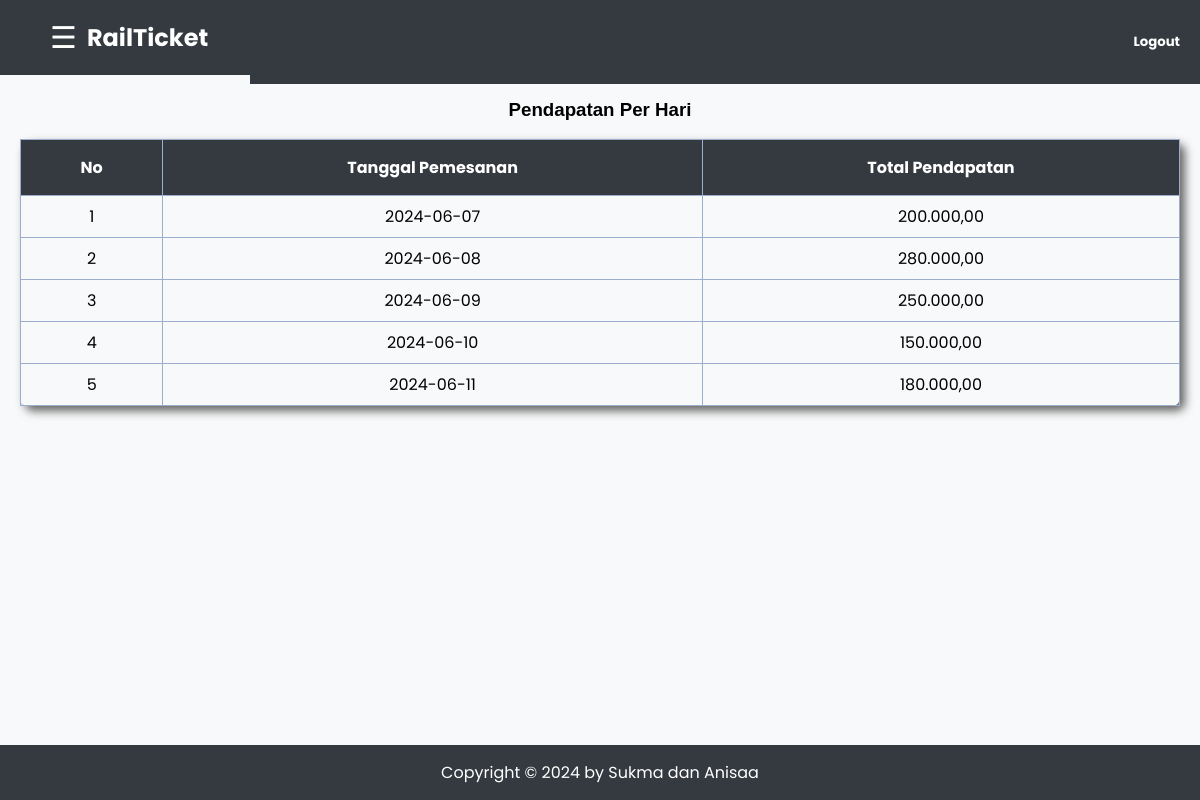
Screenshot of /smbdproject/data_pendapatan.php (signed in) with the database file from the repository.
### tables this page shows
CREATE TABLE pelanggan (
  id_pelanggan int NOT NULL PRIMARY KEY auto_increment,
  id_kereta int(11) NOT NULL,
  no_ktp varchar(25) NOT NULL,
  nama varchar(100) NOT NULL,
  telepon varchar(20) NOT NULL,
  email varchar(90) NOT NULL,
  total_pembayaran decimal(22,2) DEFAULT NULL,
  tgl_pemesanan date DEFAULT NULL,
  FOREIGN KEY (id_kereta) REFERENCES kereta (id_kereta)
);

### smbdproject/proses/get_data_pendapatan.php (called while the page is built, shortened)
<?php
	$database = mysqli_connect("localhost","root","","smbdproject");
	$get_data_pendapatan = mysqli_query($database,"SELECT * FROM pendapatan_per_hari_view;");
?>

### smbdproject/data_pendapatan.php (the view, shortened to what this page needs)
<?php
include("proses/get_data_pendapatan.php");
?>
<!DOCTYPE html>
<html>
<head>
    <link rel="stylesheet" type="text/css" href="css/admin/data_kereta.css">
</head>
<body>
    <div class="logo">
        <button id="menuBtn" onclick="toggleSidebar()">☰</button>
        <p>RailTicket</p>
        <aside class="topbar">
            <a href="proses/logout.php">
                <h5>Logout</h5>
            </a>
        </aside>
    </div>
    <div id="content">
    <h3 style="text-align: center; font-family: Arial;">Pendapatan Per Hari</h3>
        <table border="0" class="fontdt">
            <thead>
                <tr>
                    <th>No</th>
                    <th>Tanggal Pemesanan</th>
                    <th>Total Pendapatan</th>
                </tr>
            </thead>
            <tbody>
                <?php
                $no = 1;
                if (mysqli_num_rows($get_data_pendapatan) > 0) {
                    while ($data = mysqli_fetch_assoc($get_data_pendapatan)) {
                        echo "<tr>";
                        echo "<td>".$no++."</td>";
                        echo "<td>".$data['tgl_pemesanan']."</td>";
                        echo "<td>".number_format($data['total_pendapatan'], 2, ',', '.')."</td>";
                        echo "</tr>";
                    }
                } else {
                    echo "<tr><td colspan='3'>No data found</td></tr>";
                }
                ?>
            </tbody>
        </table>
    </div>
    <footer>
        Copyright &copy 2024 by Sukma dan Anisaa
    </footer>
</body>
</html>

### smbdproject/css/admin/data_kereta.css (style rules this page uses)
body { margin: 0; font-family: 'Poppins', sans-serif; background-color: #f8f9fa; }
.logo { background-color: #343a40; color: #fff; text-align: left; padding: 10px 20px; position: fixed; top: 0; left: 0; width: 100%; z-index: 2; display: flex; align-items: center; }
.logo p { margin: 0; font-size: 1.5em; font-weight: bold; background-color: #343a40; }
#menuBtn { font-size: 30px; cursor: pointer; background-color: #343a40; color: white; border: none; padding: 10px; margin-left: 20px; }
.topbar { text-align: right; padding: 10px 20px; background-color: #343a40; color: white; position: fixed; top: 0; right: 0; width: calc(100% - 250px); box-sizing: border-box; }
.topbar a { text-decoration: none; color: white; font-weight: bold; }
#content { transition: margin-left 0.5s; padding: 20px; margin-top: 60px; margin-left: 0; padding-bottom: 60px; }
table { width: 100%; border-collapse: collapse; box-shadow: 5px 5px 10px #646464; border-radius: 8px; }
table th { padding: 15px; text-align: center; border: solid 1px #9CADCE; background-color: #343a40; color: white; }
table td { padding: 8px; text-align: center; border: solid 1px #9CADCE; }
footer { text-align: center; background-color: #343a40; color: white; padding: 15px; position: fixed; bottom: 0; left: 0; width: 100%; box-sizing: border-box; transition: margin-left 0.5s; }

### rows the page displays
pelanggan: tgl_pemesanan "2024-06-07", total_pendapatan "200.000,00"
pelanggan: tgl_pemesanan "2024-06-08", total_pendapatan "280.000,00"
pelanggan: tgl_pemesanan "2024-06-09", total_pendapatan "250.000,00"
pelanggan: tgl_pemesanan "2024-06-10", total_pendapatan "150.000,00"
pelanggan: tgl_pemesanan "2024-06-11", total_pendapatan "180.000,00"
